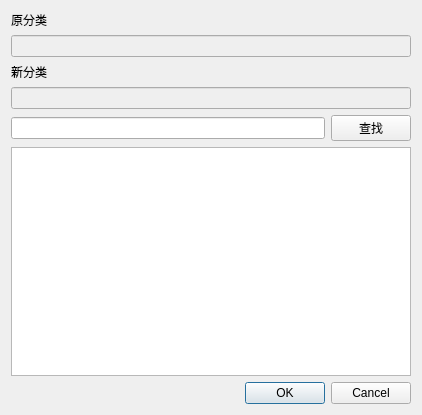
<?xml version="1.0" encoding="UTF-8"?>
<ui version="4.0">
 <class>Dialog</class>
 <widget class="QDialog" name="Dialog">
  <property name="geometry">
   <rect>
    <x>0</x>
    <y>0</y>
    <width>414</width>
    <height>415</height>
   </rect>
  </property>
  <property name="minimumSize">
   <size>
    <width>0</width>
    <height>0</height>
   </size>
  </property>
  <property name="windowTitle">
   <string>编辑图像分类</string>
  </property>
  <layout class="QVBoxLayout" name="verticalLayout">
   <item>
    <widget class="QLabel" name="label">
     <property name="text">
      <string>原分类</string>
     </property>
    </widget>
   </item>
   <item>
    <widget class="QLineEdit" name="oldLineEdit">
     <property name="enabled">
      <bool>false</bool>
     </property>
    </widget>
   </item>
   <item>
    <widget class="QLabel" name="label_2">
     <property name="text">
      <string>新分类</string>
     </property>
    </widget>
   </item>
   <item>
    <widget class="QLineEdit" name="newLineEdit">
     <property name="enabled">
      <bool>false</bool>
     </property>
    </widget>
   </item>
   <item>
    <layout class="QHBoxLayout" name="horizontalLayout">
     <item>
      <widget class="QLineEdit" name="searchWordLineEdit"/>
     </item>
     <item>
      <widget class="QPushButton" name="searchButton">
       <property name="text">
        <string>查找</string>
       </property>
      </widget>
     </item>
    </layout>
   </item>
   <item>
    <widget class="QListView" name="classifyListView">
     <property name="enabled">
      <bool>true</bool>
     </property>
     <property name="minimumSize">
      <size>
       <width>400</width>
       <height>200</height>
      </size>
     </property>
    </widget>
   </item>
   <item>
    <widget class="QDialogButtonBox" name="buttonBox">
     <property name="orientation">
      <enum>Qt::Horizontal</enum>
     </property>
     <property name="standardButtons">
      <set>QDialogButtonBox::Cancel|QDialogButtonBox::Ok</set>
     </property>
    </widget>
   </item>
  </layout>
 </widget>
 <resources/>
 <connections>
  <connection>
   <sender>buttonBox</sender>
   <signal>accepted()</signal>
   <receiver>Dialog</receiver>
   <slot>accept()</slot>
   <hints>
    <hint type="sourcelabel">
     <x>248</x>
     <y>254</y>
    </hint>
    <hint type="destinationlabel">
     <x>157</x>
     <y>274</y>
    </hint>
   </hints>
  </connection>
  <connection>
   <sender>buttonBox</sender>
   <signal>rejected()</signal>
   <receiver>Dialog</receiver>
   <slot>reject()</slot>
   <hints>
    <hint type="sourcelabel">
     <x>316</x>
     <y>260</y>
    </hint>
    <hint type="destinationlabel">
     <x>286</x>
     <y>274</y>
    </hint>
   </hints>
  </connection>
 </connections>
</ui>
